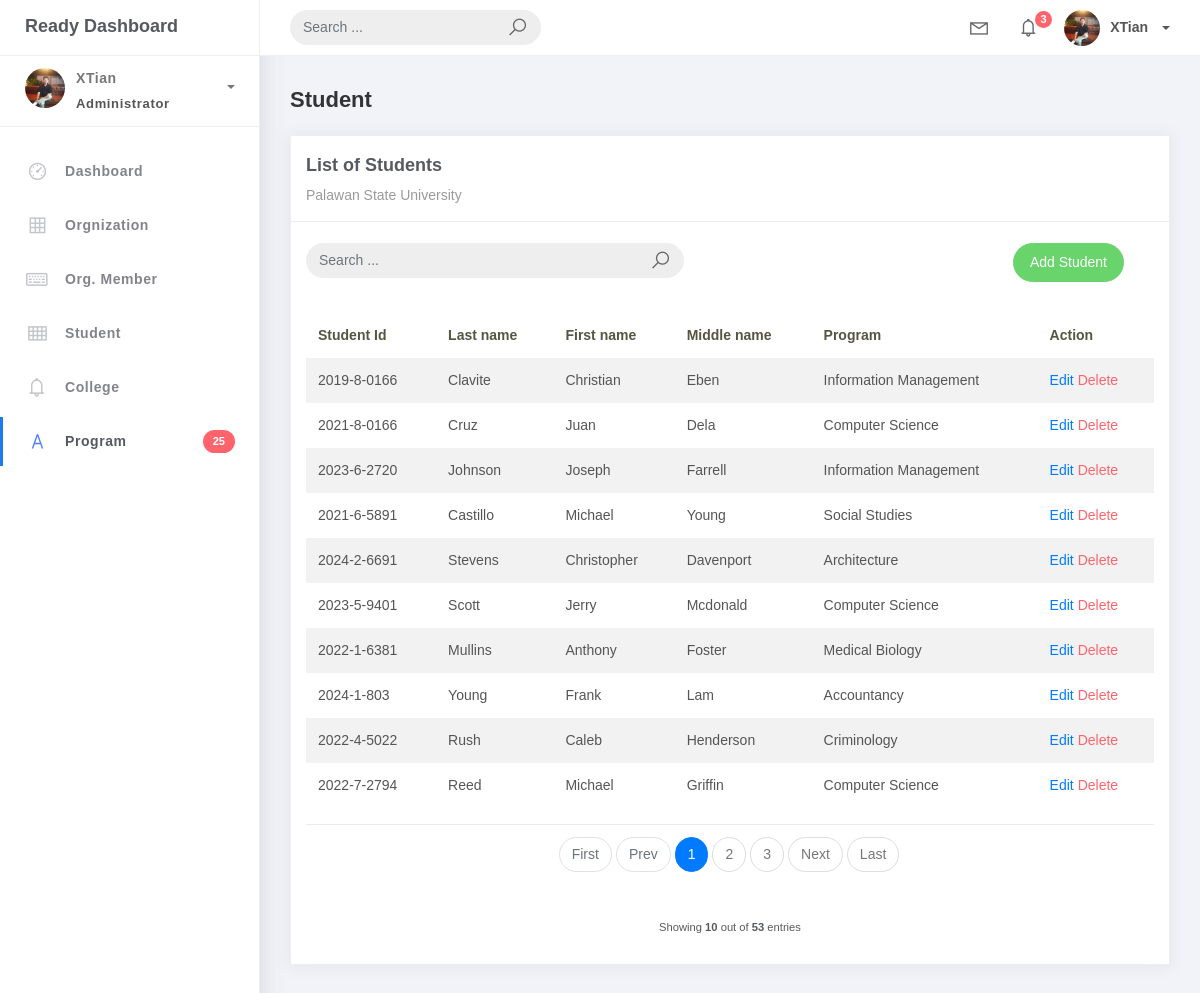
The app's page /student-list/, older data.
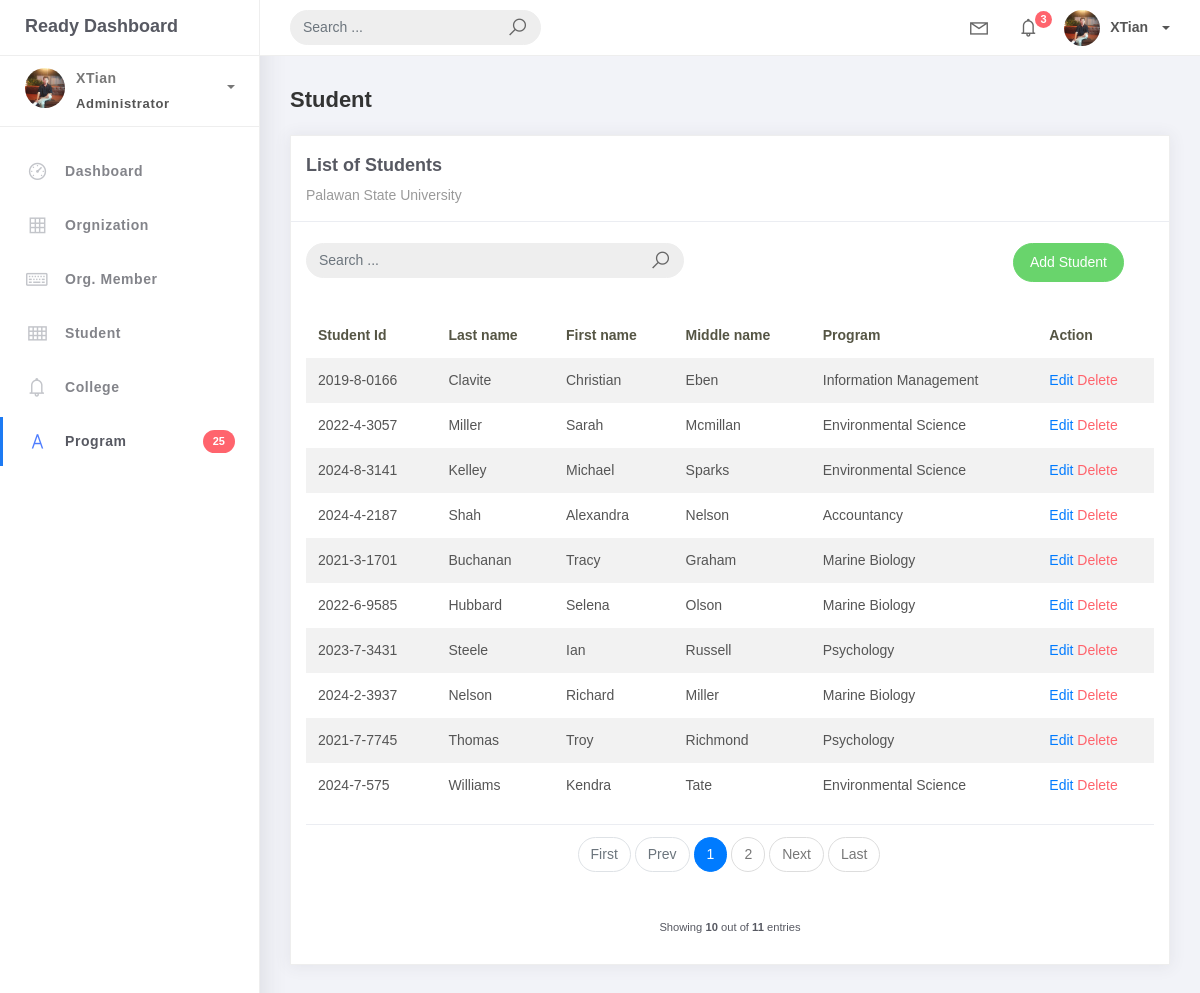
The same page, newer data.
### studentorg/models.py (models this page shows, shortened)
class BaseModel (models.Model):
    created_at = models.DateTimeField (auto_now_add=True, db_index=True)
    update_at = models.DateTimeField (auto_now=True)
    class Meta:
        abstract = True

class Student (BaseModel):
    student_id = models.CharField(max_length=15)
    lastname = models.CharField(max_length=25)
    firstname = models.CharField(max_length=25)
    middlename = models.CharField(max_length=25, blank=True, null=True)
    program = models.ForeignKey(Program, on_delete=models.CASCADE)

class Program (BaseModel):
    prog_name = models.CharField(max_length=150)
    college = models.ForeignKey(College, on_delete=models.CASCADE)
    def __str__(self):
        return self.prog_name

### studentorg/views.py (the view)
# urls.py: path('student-list/', StudentList.as_view(), name='student-list'),
class StudentList(ListView):
    model = Student
    context_object_name = 'student'
    template_name = 'student_list.html'
    paginate_by = 10

### templates/student_list.html (shortened to what this page needs)
{% extends 'base.html' %} {% load static %} {% block content %}
<div class="content">
  <div class="container-fluid">
    <h4 class="page-title">Student</h4>
    <div class="row">
      <div class="col-md-12">
        <div class="card">
          <div class="card-header">
            <div class="card-title">List of Students</div>
            <div class="card-category">Palawan State University</div>
          </div>
          <br />
          <div class="col-md-12 row">
            <div class="col-md-6">
              <form class="navbar-left navbar-form nav-search mr-md-3" action="{% url 'student-list' %}">
                <div class="input-group">
                  <input type="text" placeholder="Search ..." class="form-control" name="q"/>
                  <div class="input-group-append">
                    <span class="input-group-text">
                      <i class="la la-search search-icon"></i>
                    </span>
                  </div>
                </div>
              </form>
            </div>
            <div class="col-md-6">
              <div class="pull-right">
                <a href="{% url 'student-add' %}" class="btn btn-success btn-rounded">Add Student</a>
              </div>
            </div>
          </div>
          <div class="card-body">
            <table class="table table-striped mt-3">
              <thead>
                <tr>
                  <th scope="col">Student Id</th>
                  <th scope="col">Last name</th>
                  <th scope="col">First name</th>
                  <th scope="col">Middle name</th>
                  <th scope="col">Program</th>
                  <th scope="col">Action</th>
                </tr>
              </thead>
              <tbody>
                {% for object in object_list %}
                <tr>
                  <td>{{ object.student_id }}</td>
                  <td>{{ object.lastname }}</td>
                  <td>{{ object.firstname }}</td>
                  <td>{{ object.middlename }}</td>
                  <td>{{ object.program }}</td>
                  <td>
                    <a href="student_list/{{object.id}}">Edit</a>
                    <a href="student_list/{{object.id}}/delete" class="text-danger">Delete</a>
                  </td>
                </tr>
                {% endfor %}
              </tbody>
            </table>
            {% include 'includes/pagination.html' %}
          </div>
        </div>
      </div>
    </div>
  </div>
</div>
{% endblock %}

### templates/base.html (shortened to what this page needs)
{% load static %}
<!DOCTYPE html>
<html>
<head>
	<link rel="stylesheet" href="{% static 'css/bootstrap.min.css' %}">
	<link rel="stylesheet" href="{% static 'css/ready.css' %}">
	<link rel="stylesheet" href="{% static 'css/demo.css' %}">
</head>
<body>
	<div class="wrapper">
		<div class="main-header">
			<div class="logo-header">
				<a href="" class="logo">
					Ready Dashboard
				</a>
			</div>
			<nav class="navbar navbar-header navbar-expand-lg">
				<div class="container-fluid">
					<form class="navbar-left navbar-form nav-search mr-md-3" action="">
						<div class="input-group">
							<input type="text" placeholder="Search ..." class="form-control">
							<div class="input-group-append">
								<span class="input-group-text">
									<i class="la la-search search-icon"></i>
								</span>
							</div>
						</div>
					</form>
					<ul class="navbar-nav topbar-nav ml-md-auto align-items-center">
						<li class="nav-item dropdown hidden-caret">
							<a class="nav-link dropdown-toggle" href="#" id="navbarDropdown" role="button" data-toggle="dropdown" aria-haspopup="true" aria-expanded="false">
								<i class="la la-envelope"></i>
							</a>
						</li>
						<li class="nav-item dropdown hidden-caret">
							<a class="nav-link dropdown-toggle" href="#" id="navbarDropdown" role="button" data-toggle="dropdown" aria-haspopup="true" aria-expanded="false">
								<i class="la la-bell"></i>
								<span class="notification">3</span>
							</a>
						</li>
						<li class="nav-item dropdown">
							<a class="dropdown-toggle profile-pic" data-toggle="dropdown" href="#" aria-expanded="false"> <img src="{% static 'img/profile.jpg' %}" alt="user-img" width="36" class="img-circle"><span >XTian</span></span> </a>
							</li>
						</ul>
					</div>
				</nav>
			</div>
			<div class="sidebar">
				<div class="scrollbar-inner sidebar-wrapper">
					<div class="user">
						<div class="photo">
							<img src="{% static 'img/profile.jpg' %}">
						</div>
						<div class="info">
							<a class="" data-toggle="collapse" href="#collapseExample" aria-expanded="true">
								<span>
									XTian
									<span class="user-level">Administrator</span>
									<span class="caret"></span>
								</span>
							</a>
						</div>
					</div>
					<ul class="nav">
						<li class="nav-item">
							<a href="">
								<i class="la la-dashboard"></i>
								<p>Dashboard</p>
							</a>
						</li>
						<li class="nav-item">
							<a href="{% url 'organization-list' %}">
								<i class="la la-table"></i>
								<p>Orgnization</p>
							</a>
						</li>
						<li class="nav-item">
							<a href="{% url 'orgmember-list' %}">
								<i class="la la-keyboard-o"></i>
								<P>Org. Member</P>
							</a>
						</li>
						<li class="nav-item">
							<a href="{% url 'student-list' %}">
								<i class="la la-th"></i>
								<P>Student</P>
							</a>
						</li>
						<li class="nav-item">
							<a href="{% url 'college-list' %}">
								<i class="la la-bell"></i>
								<P>College</P>
							</a>
						</li>
						<li class="nav-item active">
							<a href="{% url 'program-list' %}">
								<i class="la la-font"></i>
								<p>Program</p>
								<span class="badge badge-danger">25</span>
							</a>
						</li>
					</ul>
				</div>
			</div>
			<div class="main-panel">
				{% block content %}
				{% endblock %}
			</div>
		</div>
</body>
</html>

### templates/includes/pagination.html (shortened to what this page needs)
{% if is_paginated %}
<div class="card-footer px-0 border-0 d-flex flex-column flex-lg-grow align-items-center justify-content-between mt-3">
    <nav aria-label="Topics_pagination" class="mb-4">
        <ul class="pagination">
            {% if page_obj.number > 1 %}
                <li class="page-item">
                    <a class="page-link" href="?page=1">First</a>
                </li>
            {% else %}
                <li class="page-item disabled">
                    <span class="page-link">First</span>
                </li>
            {% endif %}
            {% if page_obj.has_previous %}
                <li class="page-item">
                    <a class="page-link" href="?page={{ page_obj.previous_page_number }}">Prev</a>
                </li>
            {% else %}
                <li class="page-item disabled">
                    <span class="page-link">Prev</span>
                </li>
            {% endif %}
            {% for page_num in paginator.page_range %}
                {% if page_obj.number == page_num %}
                    <li class="page-item active">
                        <span class="page-link">
                            {{ page_num }}
                        </span>
                    </li>
                {% elif page_num > page_obj.number|add:'-3' and page_num < page_obj.number|add:'3' %}
                    <li class="page-item">
                        <a class="page-link" href="?page={{ page_num }}">{{ page_num }}</a>
                    </li>
                {% endif %}
            {% endfor %}
            {% if page_obj.has_next %}
                <li class="page-item">
                    <a class="page-link" href="?page={{ page_obj.next_page_number }}">Next</a>
                </li>
            {% else %}
                <li class="page-item disabled">
                    <span class="page-link">Next</span>
                </li>
            {% endif %}
            {% if page_obj.number != paginator.num_pages %}
                <li class="page-item">
                    <a class="page-link" href="?page={{ paginator.num_pages }}">Last</a>
                </li>
            {% else %}
                <li class="page-item disabled">
                    <span class="page-link">Last</span>
                </li>
            {% endif %}
        </ul>
    </nav>
    <div class="fw-normal small mt-4 mt-lg-0">Showing <b>{{ object_list.count }}</b> out of <b>{{ paginator.count }}</b> entries</div>
</div>
{% endif %}

Row changes from the older to the newer data that the page shows:
removed Student: student_id "2021-8-0166", lastname "Cruz", firstname "Juan", middlename "Dela", program "Computer Science"
removed Student: student_id "2023-6-2720", lastname "Johnson", firstname "Joseph", middlename "Farrell", program "Information Management"
removed Student: student_id "2021-6-5891", lastname "Castillo", firstname "Michael", middlename "Young", program "Social Studies"
removed Student: student_id "2024-2-6691", lastname "Stevens", firstname "Christopher", middlename "Davenport", program "Architecture"
removed Student: student_id "2023-5-9401", lastname "Scott", firstname "Jerry", middlename "Mcdonald", program "Computer Science"
removed Student: student_id "2022-1-6381", lastname "Mullins", firstname "Anthony", middlename "Foster", program "Medical Biology"
removed Student: student_id "2024-1-803", lastname "Young", firstname "Frank", middlename "Lam", program "Accountancy"
removed Student: student_id "2022-4-5022", lastname "Rush", firstname "Caleb", middlename "Henderson", program "Criminology"
removed Student: student_id "2022-7-2794", lastname "Reed", firstname "Michael", middlename "Griffin", program "Computer Science"
added Student: student_id "2022-4-3057", lastname "Miller", firstname "Sarah", middlename "Mcmillan", program "Environmental Science"
added Student: student_id "2024-8-3141", lastname "Kelley", firstname "Michael", middlename "Sparks", program "Environmental Science"
added Student: student_id "2024-4-2187", lastname "Shah", firstname "Alexandra", middlename "Nelson", program "Accountancy"
added Student: student_id "2021-3-1701", lastname "Buchanan", firstname "Tracy", middlename "Graham", program "Marine Biology"
added Student: student_id "2022-6-9585", lastname "Hubbard", firstname "Selena", middlename "Olson", program "Marine Biology"
added Student: student_id "2023-7-3431", lastname "Steele", firstname "Ian", middlename "Russell", program "Psychology"
added Student: student_id "2024-2-3937", lastname "Nelson", firstname "Richard", middlename "Miller", program "Marine Biology"
added Student: student_id "2021-7-7745", lastname "Thomas", firstname "Troy", middlename "Richmond", program "Psychology"
added Student: student_id "2024-7-575", lastname "Williams", firstname "Kendra", middlename "Tate", program "Environmental Science"
Text that changed along with them:
{{ paginator.count }}: "53" → "11"
list line gone: "3"
